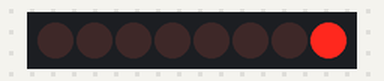
The sketch below on a simulated Arduino Uno, built with avr-gcc and run on an emulated ATmega328P. On the bench: 8 shift-register outputs drawn as a row of LEDs (first output left, lit = HIGH). Wiring (inferred from the names in the program): shift register (74HC595): data pin 4; shift clock pin 2; latch pin 3. Wiring (inferred from the signals the program sends): row of LEDs: on Q0, Q1, Q2, Q3, Q4, Q5, Q6, Q7.

Above: at 1.1 s.
At 5.1 s:
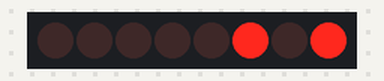
At 10.1 s:
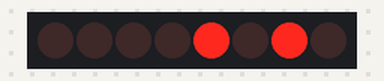
At 20.1 s:
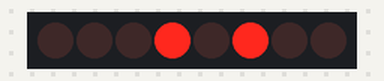
At 29.1 s:
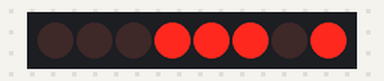
At 39.1 s:
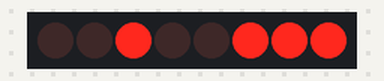
Timing chart, 0 to 40.0 s (numbered marks = the images above):
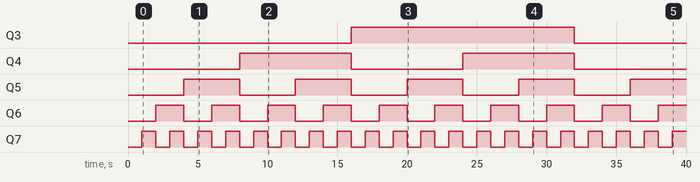

Measured:
- by itself, Q3: LOW → HIGH at 16.0 s, → LOW 16.0 s later
- by itself, Q4: alternates HIGH for 8.0 s and LOW for 8.0 s
- by itself, Q5: alternates HIGH for 4.0 s and LOW for 4.0 s
- by itself, Q6: alternates HIGH for 2.0 s and LOW for 2.0 s
- by itself, Q7: alternates HIGH for 1.0 s and LOW for 1.0 s

The sketch:

chip_74CH596.ino
```cpp
// Работа с микросхемой 74СН595
// Перебор чисел от 0 до 256 в виде двоичного кода на примере 8 светодиодов

int latchPin = 3; // Пин для начала отсчёта
int clockPin = 2; // Пин для конца отсчёта
int dataPin = 4; // Пин для передачи данных
int t = 1000; // Задержка основного цикла

void setup() { // Инициализация портов на плате
  pinMode(latchPin, OUTPUT);
  pinMode(clockPin, OUTPUT);
  pinMode(dataPin, OUTPUT);

}

void loop() {
  for (int num = 0; num < 256; num++) {
    digitalWrite(latchPin, LOW); // Подготовка к записи
    shiftOut(dataPin, clockPin, LSBFIRST, num); // Передача двоичного кода с инструкцией для микросхемы
    digitalWrite(latchPin, HIGH); // Стоп-сигнал для окончания записи на микросхеме
    delay(t); // Задержка
  }

}
```
